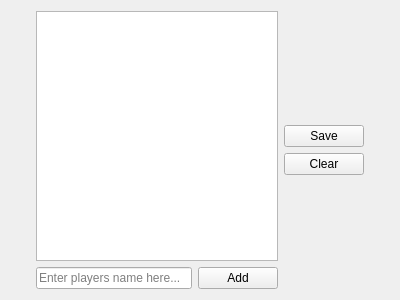
<?xml version="1.0" encoding="UTF-8"?>
<ui version="4.0">
 <class>SpectatorSlotsWidget</class>
 <widget class="QWidget" name="SpectatorSlotsWidget">
  <property name="geometry">
   <rect>
    <x>0</x>
    <y>0</y>
    <width>400</width>
    <height>300</height>
   </rect>
  </property>
  <layout class="QGridLayout" name="gridLayout">
   <item row="0" column="0">
    <spacer name="horizontalSpacer">
     <property name="orientation">
      <enum>Qt::Horizontal</enum>
     </property>
     <property name="sizeHint" stdset="0">
      <size>
       <width>40</width>
       <height>20</height>
      </size>
     </property>
    </spacer>
   </item>
   <item row="0" column="1">
    <layout class="QGridLayout" name="gridLayout_15">
     <item row="1" column="1">
      <widget class="QPushButton" name="pushButton_ss_add">
       <property name="text">
        <string>Add</string>
       </property>
       <property name="icon">
        <iconset resource="../frostbite/Frostbite.qrc">
         <normaloff>:/frostbite/icons/add.png</normaloff>:/frostbite/icons/add.png</iconset>
       </property>
      </widget>
     </item>
     <item row="1" column="0">
      <widget class="QLineEdit" name="lineEdit_ss_player">
       <property name="placeholderText">
        <string>Enter players name here...</string>
       </property>
       <property name="clearButtonEnabled">
        <bool>true</bool>
       </property>
      </widget>
     </item>
     <item row="0" column="0" colspan="2">
      <widget class="QListWidget" name="listWidget_ss_spectatorList">
       <property name="contextMenuPolicy">
        <enum>Qt::CustomContextMenu</enum>
       </property>
      </widget>
     </item>
     <item row="0" column="2" rowspan="2">
      <layout class="QVBoxLayout" name="verticalLayout_3">
       <item>
        <spacer name="verticalSpacer_7">
         <property name="orientation">
          <enum>Qt::Vertical</enum>
         </property>
         <property name="sizeHint" stdset="0">
          <size>
           <width>20</width>
           <height>40</height>
          </size>
         </property>
        </spacer>
       </item>
       <item>
        <widget class="QPushButton" name="pushButton_ss_save">
         <property name="text">
          <string>Save</string>
         </property>
         <property name="icon">
          <iconset resource="../frostbite/Frostbite.qrc">
           <normaloff>:/frostbite/icons/save.png</normaloff>:/frostbite/icons/save.png</iconset>
         </property>
        </widget>
       </item>
       <item>
        <widget class="QPushButton" name="pushButton_ss_clear">
         <property name="text">
          <string>Clear</string>
         </property>
         <property name="icon">
          <iconset resource="../frostbite/Frostbite.qrc">
           <normaloff>:/frostbite/icons/clear.png</normaloff>:/frostbite/icons/clear.png</iconset>
         </property>
        </widget>
       </item>
       <item>
        <spacer name="verticalSpacer_8">
         <property name="orientation">
          <enum>Qt::Vertical</enum>
         </property>
         <property name="sizeHint" stdset="0">
          <size>
           <width>20</width>
           <height>40</height>
          </size>
         </property>
        </spacer>
       </item>
      </layout>
     </item>
    </layout>
   </item>
   <item row="0" column="2">
    <spacer name="horizontalSpacer_2">
     <property name="orientation">
      <enum>Qt::Horizontal</enum>
     </property>
     <property name="sizeHint" stdset="0">
      <size>
       <width>40</width>
       <height>20</height>
      </size>
     </property>
    </spacer>
   </item>
  </layout>
 </widget>
 <resources>
  <include location="../frostbite/Frostbite.qrc"/>
 </resources>
 <connections/>
</ui>
